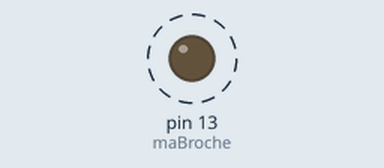
Simulated run of this sketch. Board: Arduino Uno, built with avr-gcc and run on an emulated ATmega328P. Parts: output pins drawn as LEDs (lit = HIGH). Dashed ring = blinking. What the sketch prints to the serial monitor is not drawn.

Above: at 0.12 s.
Timing chart, 0 to 3.0 s (numbered marks = the images above):
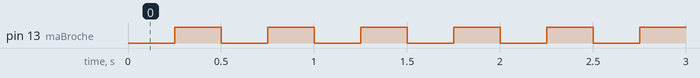

The sketch:

debogage_sortie_numerique.ino
```cpp
int maBroche = 13;
int maValeur = LOW ; // VALEUR DÉSIRÉE DE LA SORTIE NUMÉRIQUE

unsigned long monChronoDepart = 0; // DEPART DE MON CHRONOMÈTRE

void setup() { // AU DÉMARRAGE
  Serial.begin(115200); // CONFIGURER LA COMMUNICATION SÉRIE
  pinMode( maBroche , OUTPUT); // CONFIGURER LA BROCHE EN SORTIE
}

void loop() { // RÉPÉTER LE PLUS VITE POSSIBLE

  unsigned long monChronoEcoule = millis() - monChronoDepart; // TEMPS ÉCOULÉ DE MON CHRONOMÈTRE
  unsigned long monChronoIntervalle = 250; // INTERVALLE DE TEMPS EN MILLISECONDES

  if ( monChronoEcoule >= monChronoIntervalle ) { // SI 250 MS SE SONT ECOULEES...
     monChronoDepart = millis(); // ...REDÉMARRER LE CHRONOMÈTRE...

    // ALTERNER LA VALEUR DÉSIRÉE DE LA SORTIE NUMÉRIQUE
    if ( maValeur == LOW ) maValeur = HIGH; // SI LOW, METTRE À HIGH
    else maValeur = LOW; // SINON, METTRE À LOW

    // APLLIQUER LA VALEUR DÉSIRÉE À LA SORTIE NUMÉRIQUE
    digitalWrite( maBroche , maValeur );

    Serial.print( "Envoi sur la broche  " ); // ENVOYER UNE EN-TÊTE DE MESSAGE
    Serial.print( maBroche ); // ENVOYER LE NUMÉRO DE LA BROCHE
    Serial.print( " de la valeur (0=LOW, 1=HIGH) : " ); // ENVOYER UN SÉPARATEUR ENTRE LE NUMÉRO DE LA BROCHE ET SA VALEUR
    Serial.print( maValeur ); // ENVOYER LA VALEUR
    Serial.println();  // TERMINER LE MESSAGE


  }
}
```

Measured:
- by itself, pin 13 (maBroche): alternates HIGH for 0.25 s and LOW for 0.25 s
